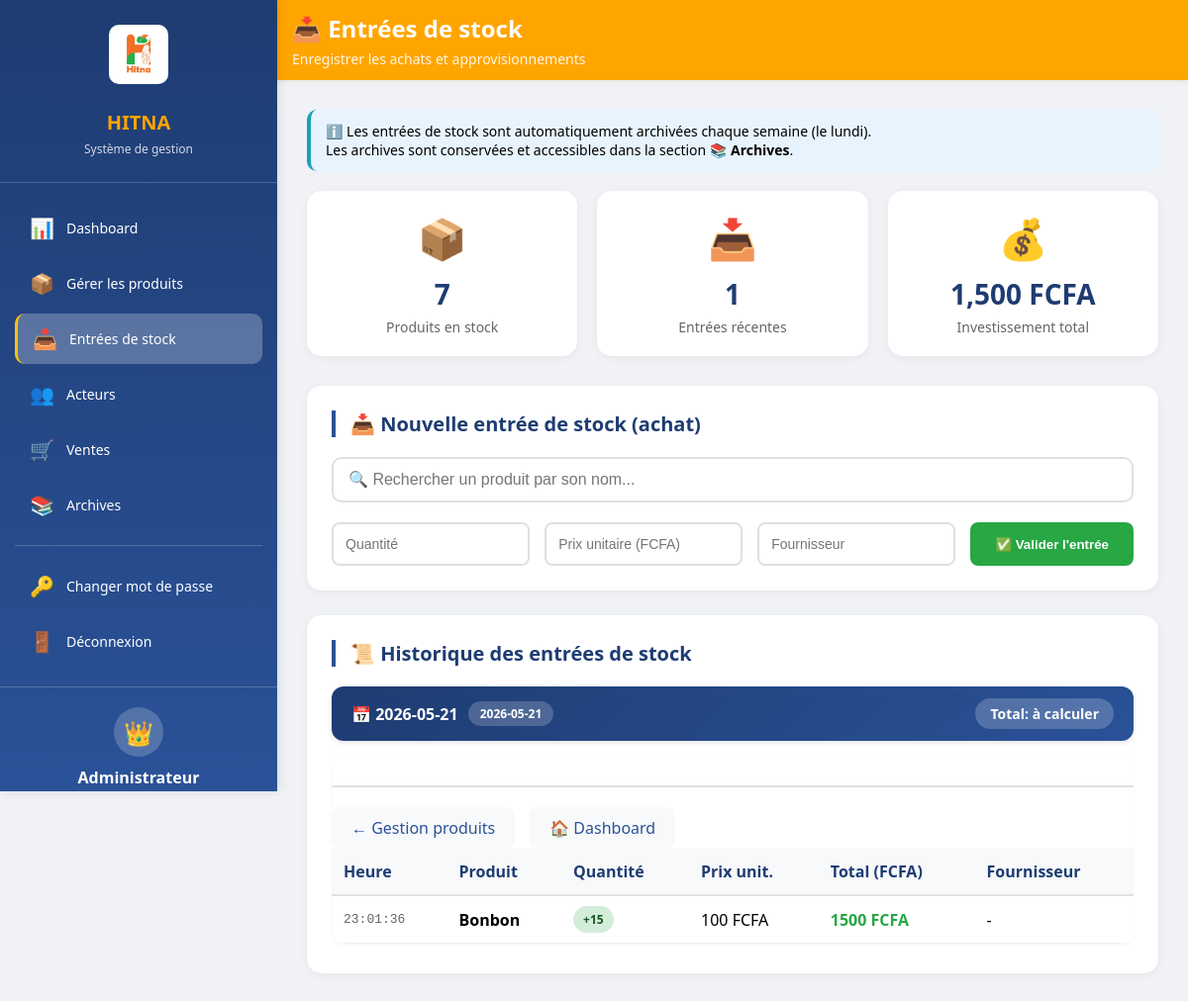
Before: /admin/entrees (signed in) with the older database file.
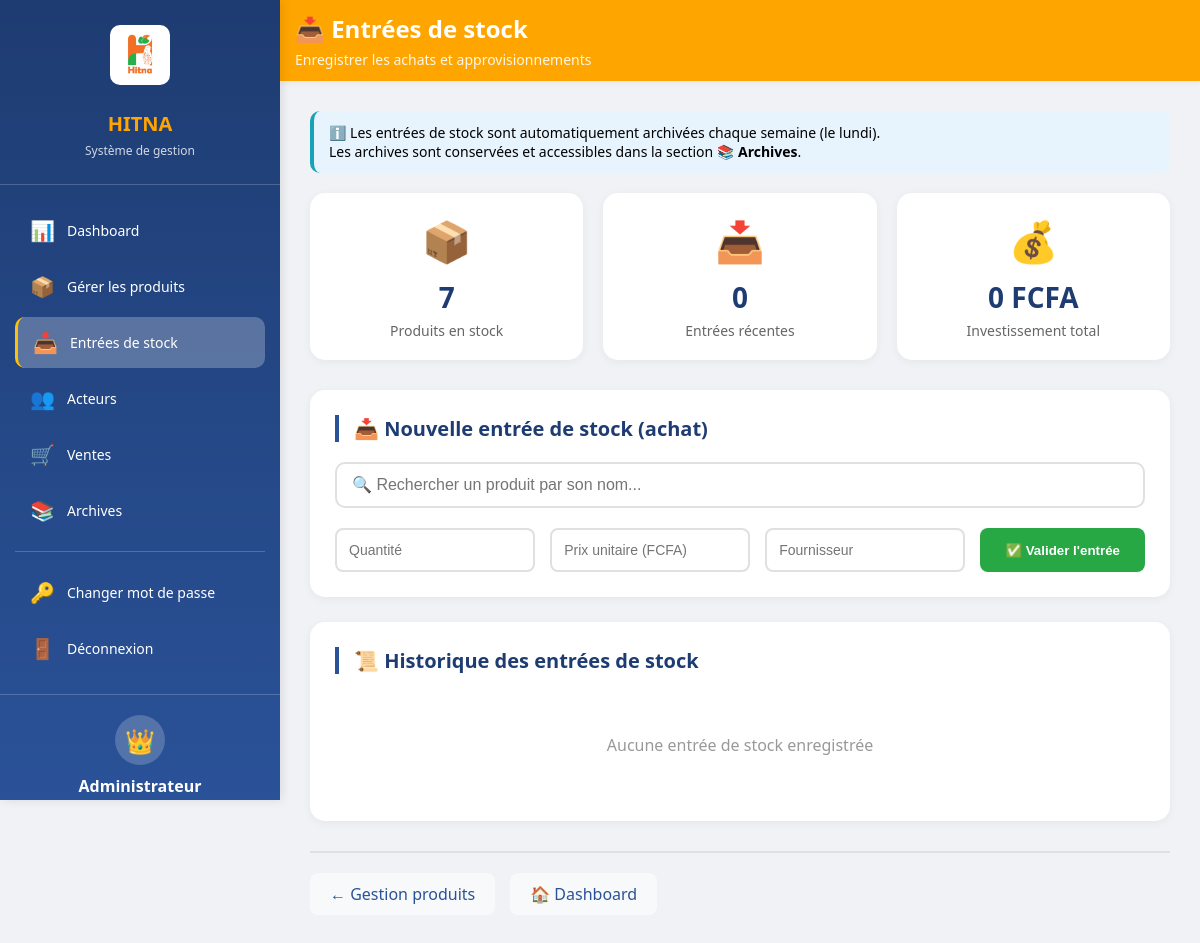
After: the same page with the newer database file.
### tables this page shows
CREATE TABLE entrees (
        id INTEGER PRIMARY KEY,
        produit_id INTEGER,
        quantite INTEGER,
        prix_unitaire INTEGER,
        total INTEGER,
        date_entree TEXT,
        fournisseur TEXT,
        employe_id INTEGER);

CREATE TABLE produits (
        id INTEGER PRIMARY KEY,
        nom TEXT,
        prix INTEGER,
        stock INTEGER DEFAULT 0,
        stock_min INTEGER DEFAULT 5);

### app.py (the view, shortened to what this page needs)
@app.route('/admin/entrees')
def entrees_list():
    conn = sqlite3.connect('hitna.db')
    c = conn.cursor()
    c.execute('''SELECT e.id, p.nom, e.quantite, e.prix_unitaire, e.total, e.date_entree, e.fournisseur
                 FROM entrees e
                 JOIN produits p ON e.produit_id = p.id
                 ORDER BY e.date_entree DESC
                 LIMIT 50''')
    entrees = c.fetchall()
    c.execute("SELECT id, nom, stock FROM produits ORDER BY nom")
    produits = c.fetchall()
    conn.close()
    return render_template('entrees.html', entrees=entrees, produits=produits)

### app.py (called while the page is built)
@app.context_processor
def inject_now():
    return {'date_actuelle': datetime.now().strftime('%d/%m/%Y %H:%M')}

### templates/entrees.html (shortened to what the changed rows need)
{% extends "base.html" %}
{% block page_title %}📥 Entrées de stock{% endblock %}
{% block content %}
<div class="stats-entrees">
    <div class="stat-entree">
        <div class="icon">📥</div>
        <div class="value">{{ entrees|length }}</div>
        <div class="label">Entrées récentes</div>
    </div>
    <div class="stat-entree">
        <div class="icon">💰</div>
        <div class="value">{{ "{:,.0f}".format(entrees|sum(attribute=4)|default(0)) }} FCFA</div>
        <div class="label">Investissement total</div>
    </div>
</div>
<div class="card">
    <h2 class="card-title">📥 Nouvelle entrée de stock (achat)</h2>
</div>
<div class="card">
    <h2 class="card-title">📜 Historique des entrées de stock</h2>
    {% if entrees %}
        {% set current_day = "" %}
        {% set day_total = 0 %}
        {% set day_count = 0 %}
        {% set day_quantite = 0 %}
        {% for e in entrees %}
            {% set date_complete = e[5] if e[5] else '' %}
            {% set e_date = date_complete.split(' ')[0] if date_complete else '' %}
            {% set e_time = date_complete.split(' ')[1] if date_complete and ' ' in date_complete else '' %}
            {% if current_day != e_date and e_date != '' %}
                <div class="day-separator">
                    <div class="day-date">
                        📅 {{ e_date }}
                        <span class="day-name">
                            {% if e_date == date_actuelle.split(' ')[0] %}
                                📍 AUJOURD'HUI
                            {% elif e_date == date_actuelle.split(' ')[0] %}
                                HIER
                            {% else %}
                                {{ e_date }}
                            {% endif %}
                        </span>
                    </div>
                    <div class="day-total">
                        Total: à calculer
                    </div>
                </div>
                <div class="entrees-group">
                    <div class="table-container">
                        <table class="table-entrees">
                            <thead>
                                <tr>
                                    <th>Heure</th>
                                    <th>Produit</th>
                                    <th>Quantité</th>
                                    <th>Prix unit.</th>
                                    <th>Total (FCFA)</th>
                                    <th>Fournisseur</th>
                                </tr>
                            </thead>
                            <tbody>
                {% set current_day = e_date %}
                {% set day_total = 0 %}
                {% set day_count = 0 %}
                {% set day_quantite = 0 %}
            {% endif %}
            {% if e_date != '' %}
                <tr>
                    <td class="heure-cell">{{ e_time if e_time else '-' }}</td>
                    <td><strong>{{ e[1] }}</strong></td>
                    <td><span class="badge-success">+{{ e[2] }}</span></td>
                    <td>{{ e[3] }} FCFA</td>
                    <td style="font-weight: bold; color: #28a745;">{{ e[4] }} FCFA</td>
                    <td>{{ e[6] or '-' }}</td>
                </tr>
                {% set day_total = day_total + e[4] %}
                {% set day_count = day_count + 1 %}
                {% set day_quantite = day_quantite + e[2] %}
            {% endif %}
        {% endfor %}
    {% else %}
        <p style="text-align: center; color: #999; padding: 40px;">Aucune entrée de stock enregistrée</p>
    {% endif %}
</div>
{% endblock %}

Changed rows visible on the page:
removed entrees: date_entree "2026-05-21", e_time "23:01:36", nom "Bonbon", quantite "15", prix_unitaire "100", total "1500", fournisseur "-"
Other visible differences:
{{ entrees|length }}: "1" → "0"
{{ "{:,.0f}".format(entrees|sum(attribute=4)|default(0)) }}: "1,500" → "0"
text now shown: "Aucune entrée de stock enregistrée"
